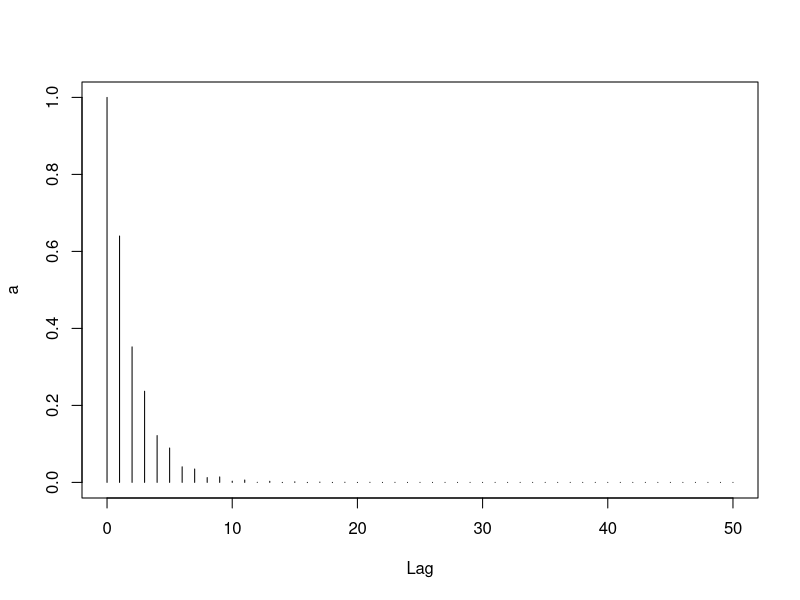
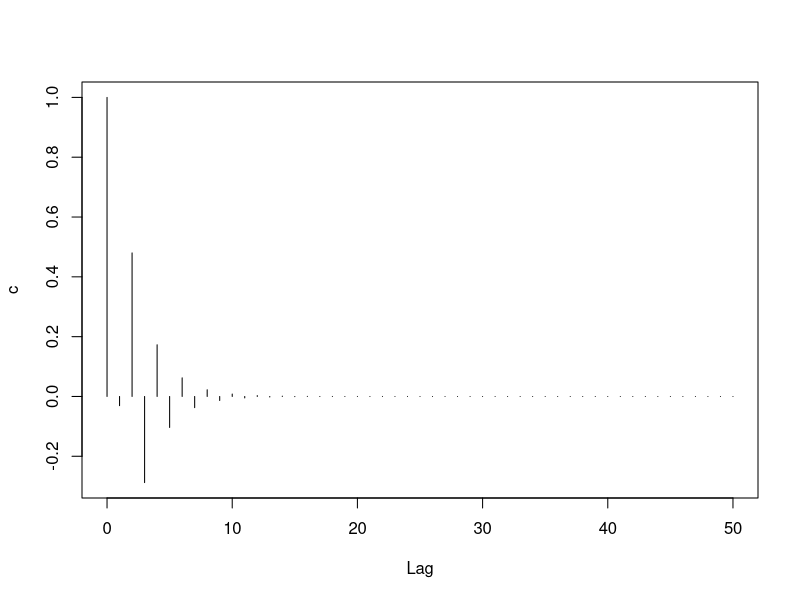
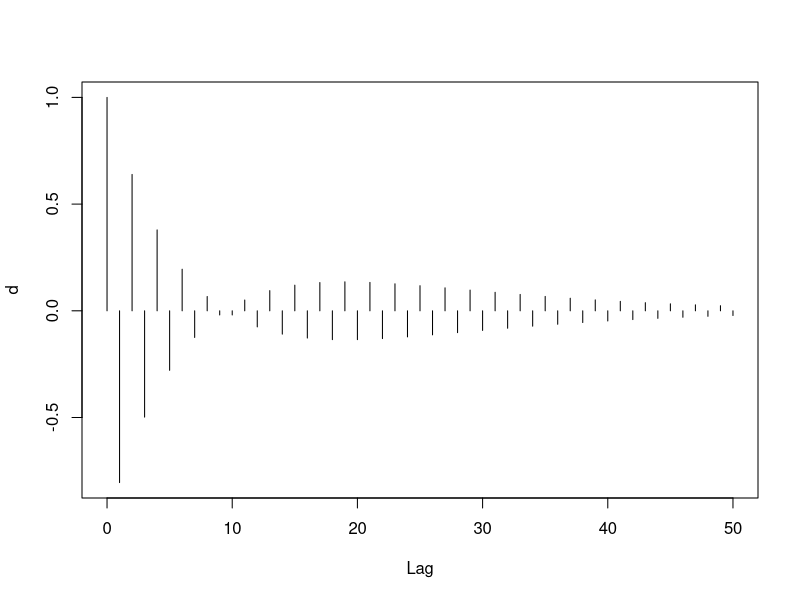
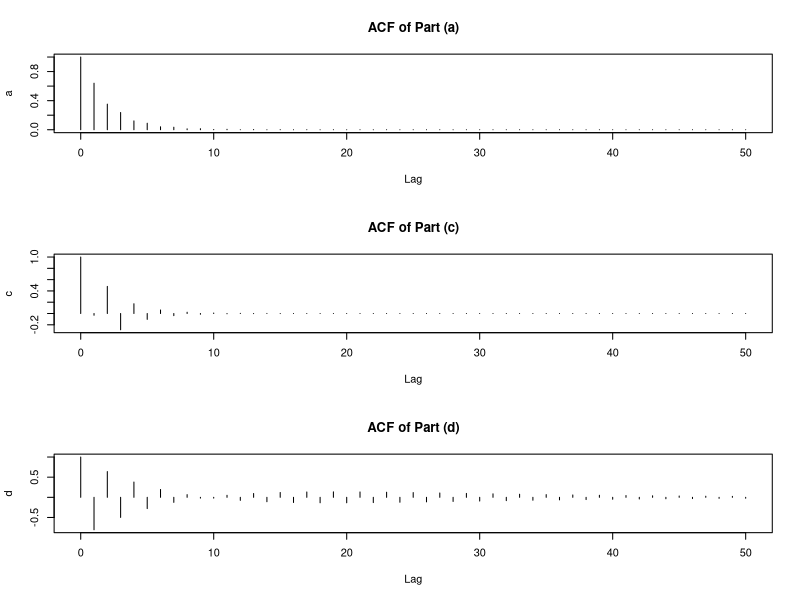
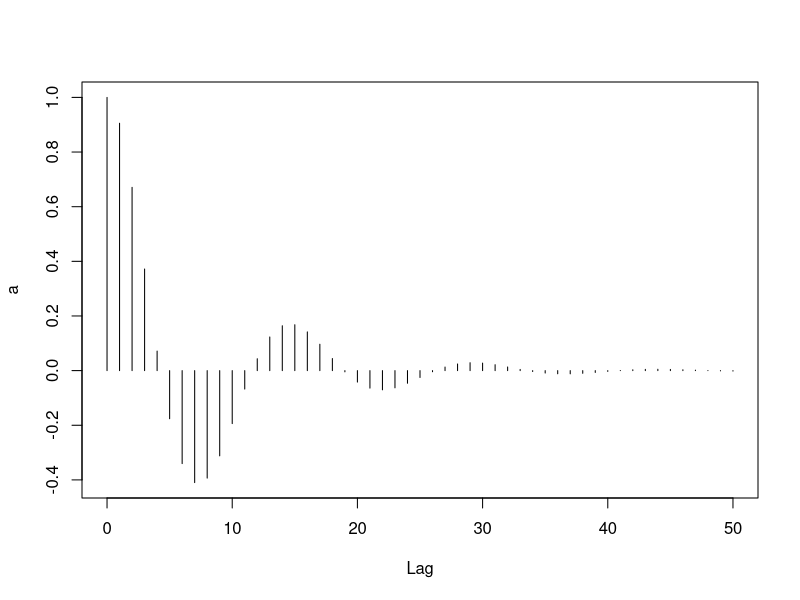
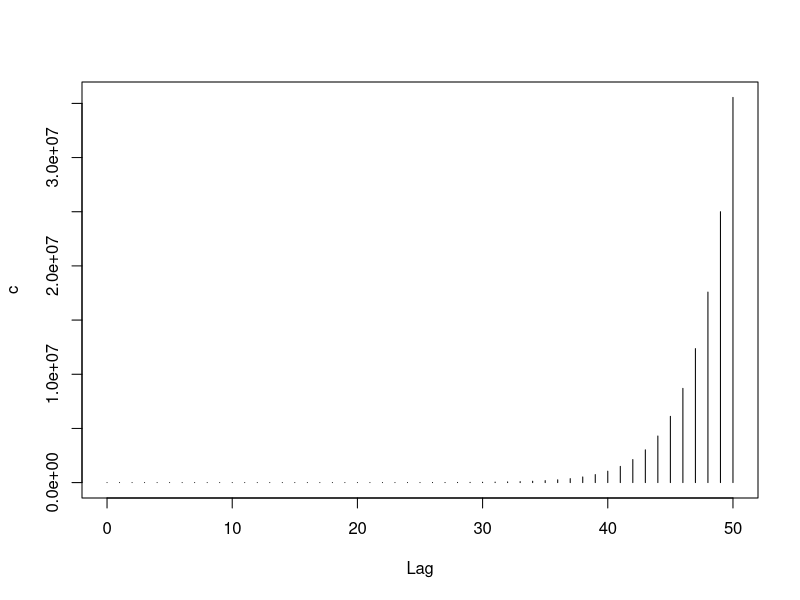
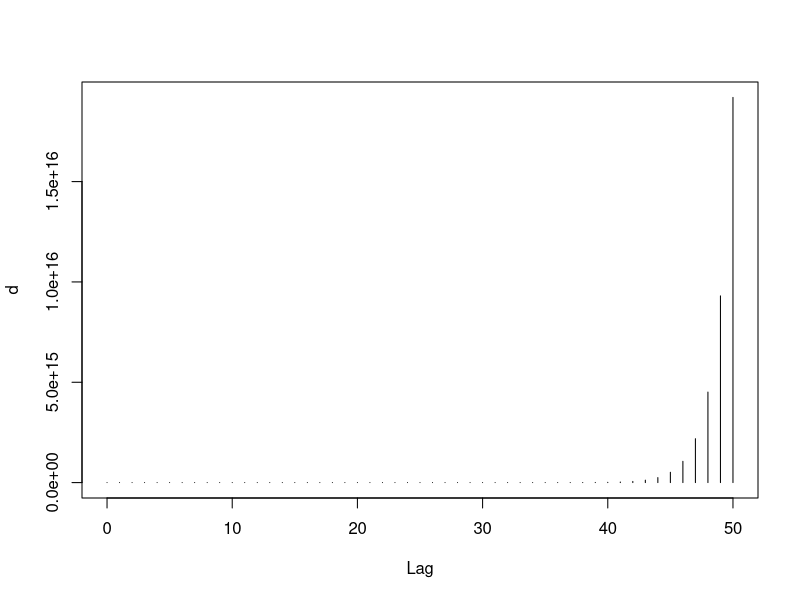
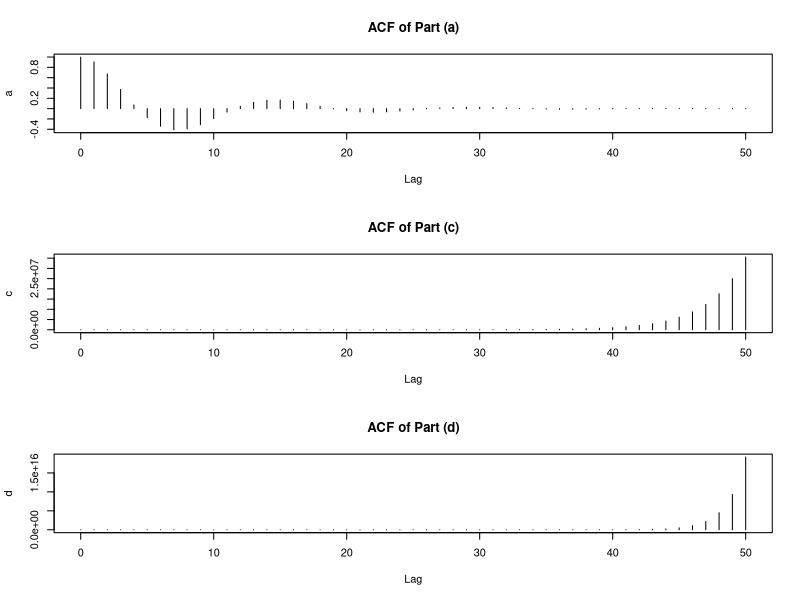

Reproduce these figures in R, in order.
#hw 5

#acf for a----

a <- ARMAacf(ar=c(-0.2, 0.48), ma = 1, lag.max=50)
plot(0:50,a,type='h',xlab='Lag')

#acf for c

c <- ARMAacf(ar=c(-0.6), ma=c(1, 1.2),lag.max=50)
plot(0:50,c,type='h',xlab='Lag')

#acf for d

d <- ARMAacf(ar=c(-1.8, -0.81), ma=c(1),lag.max=50)
plot(0:50,d,type='h',xlab='Lag')

#plot them all as they are on hw sheet
par(mfrow = c(3,1))
plot(0:50,a,type='h',xlab='Lag', main = "ACF of Part (a)")
plot(0:50,c,type='h',xlab='Lag', main = "ACF of Part (c)")
plot(0:50,d,type='h',xlab='Lag', main = "ACF of Part (d)")

dev.off()

#alt acf plots----

#acf for a

a <- ARMAacf(ar=c(1, 0.2, -0.48), ma = 1, lag.max=50)
plot(0:50,a,type='h',xlab='Lag')

#acf for c

c <- ARMAacf(ar=c(1, 0.6), ma=c(1, 1.2),lag.max=50)
plot(0:50,c,type='h',xlab='Lag')

#acf for d

d <- ARMAacf(ar=c(1, 1.8, 0.81), ma=c(1),lag.max=50)
plot(0:50,d,type='h',xlab='Lag')

#plot them all as they are in the fucntions theta(Z) and phi(z)
par(mfrow = c(3,1))
plot(0:50,a,type='h',xlab='Lag', main = "ACF of Part (a)")
plot(0:50,c,type='h',xlab='Lag', main = "ACF of Part (c)")
plot(0:50,d,type='h',xlab='Lag', main = "ACF of Part (d)")

dev.off()

#checking 1----
#a
p <- c(1, 0.2, -.48)
polyroot(p)

#b
p <- c(1, 1.9, .88)
polyroot(p)

p <- c(1, .2, .7)
polyroot(p)

#c
p <- c(1, .6)
polyroot(p)

p <- c(1, 1.2)
polyroot(p)

#d
p <- c(1, 1.8, .81)
polyroot(p)

#e
p <- c(1, 1.6)
polyroot(p)

p <- c(1, -.4, .04)
polyroot(p)




